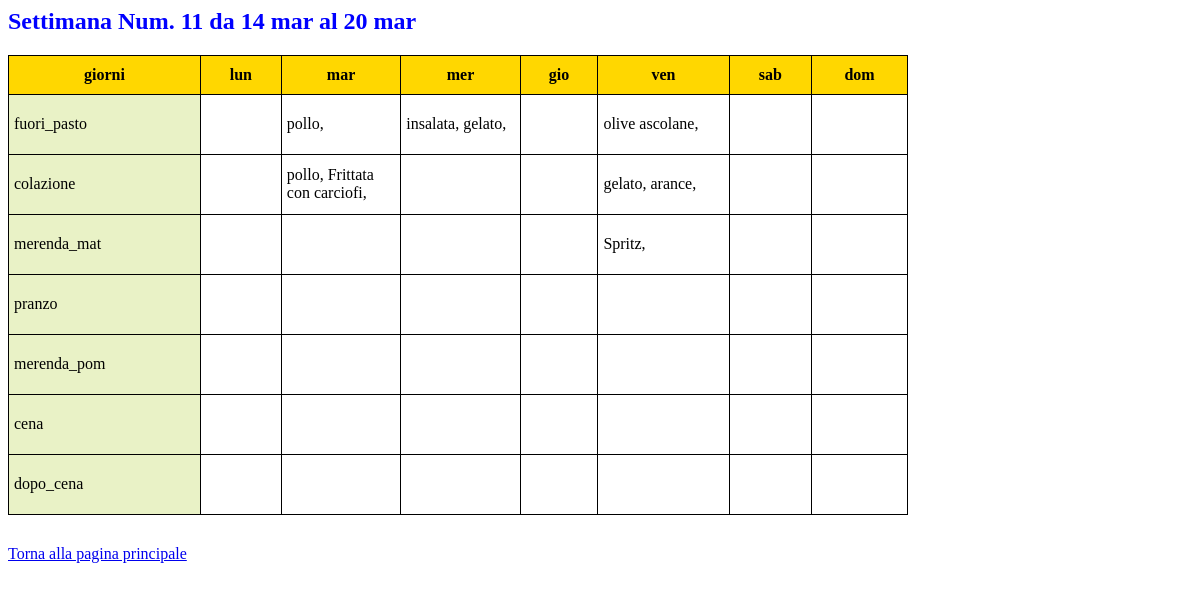
The app's page /diario/11 with its own data.
### diario/models.py (models this page shows)
class Alimento(models.Model):
    CATEGORIE = [(0,'Altro'),(1,'Latticini'),(2,'Cereali'),(3,'Pane'),(4,'Pasta'),(5,'Carni'),
                 (6,'Legumi'),(7,'Dolci'),(8,'Patate'),(9,'Bevande'),(10,'Pesce')]
    nome = models.CharField(max_length=50, unique=True)
    calorie = models.IntegerField(default=100)
    categoria = models.IntegerField(choices=CATEGORIE,default=0)
    def __str__(self):
       return self.nome

### diario/views.py (the view)
# urls.py: path('<int:w>',views.settimana,name="settimana"),
def settimana(request,w):
      PASTI = ['fuori_pasto','colazione',2,'merenda_mat','pranzo','merenda_pom','cena','dopo_cena']
      lista = Diario.objects.all()                        # tutte le registrazioni
      weekly = [obj for obj in lista if obj.week() == w]  # solo quelle della settimana w
      cons = [[w.week_day,list(w.consumazione_set.all())] for w in weekly]
      PASTI = ['fuori_pasto','colazione','merenda_mat','pranzo','merenda_pom','cena','dopo_cena']
      struttura = [[PASTI[j], [["",0] for i in range(7)]] for j in range(len(PASTI))]
      for obj in weekly:
          col = obj.w_day() - 1                    # la colonna è data dal giorno della settimana
          for cons in obj.consumazione_set.all():  # esplodo l'oggetto diario nelle sue
              riga = cons.tipo_pasto               # il numero di riga corrisponde al tipo di pasto
              cont = cons.alimento.all()           # esplodo negli alimenti associati a
              struttura[riga][1][col][0] = cont    # colloco gli alimenti nella corretta posizione
              struttura[riga][1][col][1] = obj.id  # ossia nel posto 0 nella lista piu interna
      GIORNI = ["lun","mar","mer","gio","ven","sab","dom"]
      md = myDate.MyDate()
      periodo = md.str_week(w)                     # calcolo data di inizio e fine
      FRUTTA =  ['pompelmi','fragole']
      context = {'settimana': w,'struttura': struttura, 'pasti':PASTI, 'periodo': periodo,
                 'altro': FRUTTA, 'giorni': GIORNI}
      return render(request,'diario/settimana.html',context)

### diario/models.py (called while the page is built)
    def w_day(self):
        wd = self.data.isocalendar()[2]
        return(wd)

    def week(self):
        return self.data.isocalendar()[1]

### diario/myDate.py (called while the page is built)
    def anno_corrente(self):
        oggi = date.today()
        return oggi.year

    def iso(self):
        giorno_iso = self.giorno_settimana(1,0,self.anno)
        if giorno_iso <= 4:         # 4 è giovedì il giorno esattamente a metà settimana
           self.iso = 1-giorno_iso  # la settimana è quella che contiene un giovedì
        else:
           self.iso = 9-giorno_iso  # la data di partenza della settimana 1 varia da 29 dic al 4 gennaio

    def anno_bisestile(self):
        return self.anno % 4 == 0 and not self.anno % 100 == 0 or self.anno % 400 == 0

    def delta(self,giorno,mese):
      return giorno + self.G_mesi[mese]

    def giorno_settimana(self,giorno,mese,anno):
      iso_map = [6,7,1,2,3,4,5]                 # per mappare il giorno della settimana, con numeri da 1 a 7
      giorni = self.delta(giorno,mese)          # gironi trascorsi dall'inizio anno
      gbis   = anno + (anno-1) // 4 - (anno-1) // 100 + (anno-1) // 400
      wday   = (giorni + gbis) % 7              # 0 = sab 1 = dom ..... 6 = ven
      return  iso_map[wday]                     # giorno iso: 1 = lun, 2 = mar, ... 6 = sab, 7 = dom

    def G_mesi(self):
       self.G_mesi = [0]
       somma = 0
       for g in self.g_mesi:
           somma = somma + g
           self.G_mesi.append(somma)

    def posizione(self,valore, lista):
      for i in range(len(lista)):
          if lista[i] >= valore:
            return i
      return -1

    def data_delta(self,g):
          p = self.posizione(g,self.G_mesi)
          if p == -1:
             return "errore in data_delta(g): g > 365"
          if p == 0:
             return "errore in data_delta(g): g < 0"
          return (g - self.G_mesi[p-1], p-1)

    def delta_settimana(self,week):
       inizio = self.data_delta((week-1)*7+self.iso)
       fine   = self.data_delta((week-1)*7+self.iso + 7)
       return (inizio, fine)

    def str_week(self,week):
         t = self.delta_settimana(week)
         return "da " + str(t[0][0]) + " " + self.mesi[t[0][1]] + " al " + str(t[1][0]-1) + " " + self.mesi[t[1][1]]

### diario/templates/diario/settimana.html (shortened to what this page needs)
<html>
    <head>
    </head>
    <body>
             <h2> Settimana Num. {{settimana}} {{periodo}} </h2>
             <table>
             <th>giorni</th>
             {%for g in giorni %}
                 <th> {{g}} </th>
             {% endfor %}
             {% for riga in struttura %}
               <tr>
                      <td class=pasto> {{riga.0}} </td>
                      {% for elem in riga.1 %}
           <td onclick='update("{% url 'diario:modifica' elem.1 settimana riga.0 forloop.counter %}")'>
                         {% for alim in elem.0 %}
                            {{alim}},
                         {% endfor %}
                         </td>
                      {% endfor %}
               </tr>
             {% endfor %}
             </table>
             <a href="{%url 'diario:index' %}"> Torna alla pagina principale </a>
    </body>
</html>

### diario/templates/diario/settimana.html (style rules this page uses)
h2 { color: blue; }
table { width: 900px; margin-bottom : 30px; border: 1px solid black; border-collapse: collapse }
td { width: 30px; height: 60px; padding: 0px 10px 2px 10px; border: 1px solid black; padding: 5px; cursor: pointer; }
th { margin-bottom: 20px; padding: 10px; background: gold; border: 1px solid black }
.pasto { background: #e9f2c6; }

### records on screen
Alimento: nome "pollo"
Alimento: nome "insalata"
Alimento: nome "gelato"
Alimento: nome "olive ascolane"
Alimento: nome "Frittata con carciofi"
Alimento: nome "arance"
Alimento: nome "Spritz"

### other values on screen
{{ settimana }} "11"
{{ periodo }} "da 14 mar al 20 mar"
{{ g }} "lun" "mar" "mer" "gio" "ven" "sab" "dom"
{{ riga.0 }} "fuori_pasto" "colazione" "merenda_mat" "pranzo" "merenda_pom" "cena" "dopo_cena"
